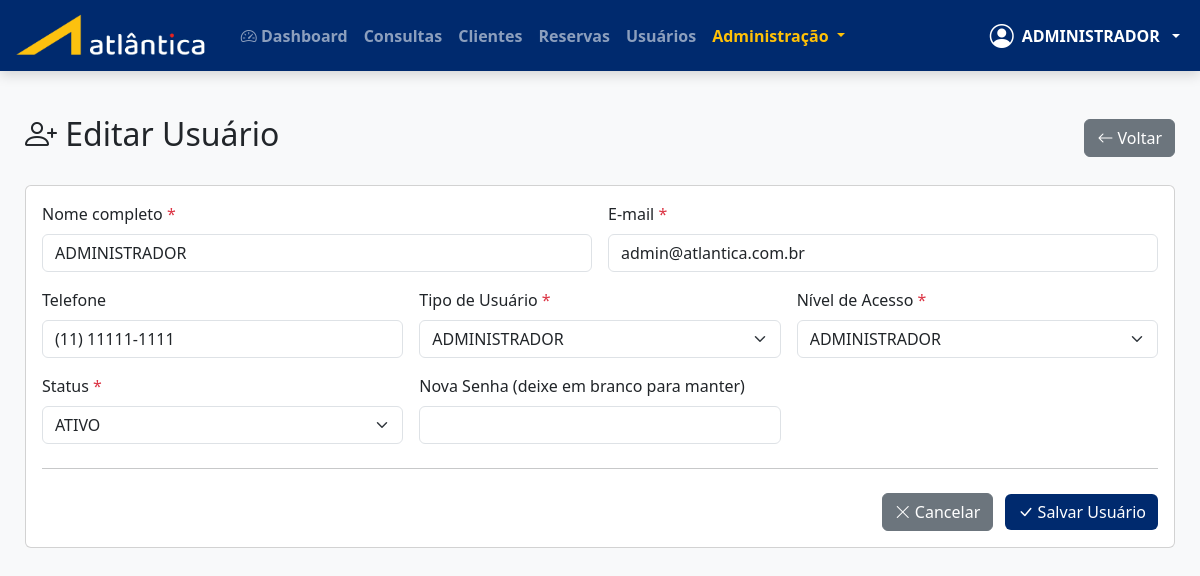
Screenshot of /usuarios/form/1 (signed in) with the database file from the repository.
### app.py (models this page shows, shortened)
class Usuario(db.Model, UserMixin):
    id = db.Column(db.Integer, primary_key=True)
    nome = db.Column(db.String(100), nullable=False)
    email = db.Column(db.String(100), unique=True, nullable=False)
    telefone = db.Column(db.String(20))
    senha_hash = db.Column(db.String(255), nullable=False)
    tipo_usuario_id = db.Column(db.Integer, db.ForeignKey('tipo_usuario.id'))
    gerente_id = db.Column(db.Integer, db.ForeignKey('usuario.id'))
    nivel_acesso = db.Column(db.Integer, default=10)
    status = db.Column(db.String(10), default='ATIVO')
    tipo = db.relationship('TipoUsuario', backref='usuarios')
    gerente = db.relationship('Usuario', remote_side=[id], uselist=False)

class TipoUsuario(db.Model):
    id = db.Column(db.Integer, primary_key=True)
    tipo_usuario = db.Column(db.String(50), unique=True, nullable=False)

### app.py (the view, shortened to what this page needs)
@app.route('/usuarios/form', methods=['GET', 'POST'])
@app.route('/usuarios/form/<int:id>', methods=['GET', 'POST'])
@login_required
@permissao_requerida("Usuários - Criar")
def usuario_form(id=None):
    if id:
        if not tem_permissao(funcao="Usuários - Editar"):
            flash('Você não tem permissão para editar usuários.', 'danger')
            return redirect(url_for('usuarios'))
    usuario = Usuario.query.get_or_404(id) if id else None
    tipos = TipoUsuario.query.all()
    gerentes = Usuario.query.filter(Usuario.tipo.has(tipo_usuario='GERENTE')).all() if TipoUsuario.query.filter_by(tipo_usuario='GERENTE').first() else []
    return render_template('usuarios/form.html',
                         usuario=usuario,
                         tipos=tipos,
                         gerentes=gerentes,
                         niveis=range(0,11))

### app.py (called while the page is built, shortened)
def tem_permissao(nivel_necessario=None, funcao=None):
    if current_user.nivel_acesso == 0:  # Admin sempre pode tudo
        return True

def permissao_requerida(funcao=None):
    @wraps(funcao)
    def decorator(f):
        @wraps(f)
        def wrapper(*args, **kwargs):
            if not tem_permissao(funcao=funcao):
                flash('Você não tem permissão para acessar esta função.', 'danger')
                return redirect(url_for('dashboard'))
            return f(*args, **kwargs)
        return wrapper
    return decorator

@login_manager.user_loader
def load_user(id):
    return Usuario.query.get(int(id))

@app.after_request
def after_request(response):
    response.headers["Cache-Control"] = "no-cache, no-store, must-revalidate, public, max-age=0"
    response.headers["Expires"] = "0"
    response.headers["Pragma"] = "no-cache"
    return response

@app.after_request
def add_no_cache(response):
    if request.path.startswith('/reservas'):
        response.headers['Cache-Control'] = 'no-store, no-cache, must-revalidate, max-age=0'
        response.headers['Pragma'] = 'no-cache'
    return response

@app.context_processor
def utility_processor():
    def hoje():
        return date.today()
    return dict(hoje=hoje)

@app.context_processor
def inject_everything():
    endpoints = {rule.endpoint for rule in app.url_map.iter_rules()}
    def tem_permissao(funcao=None):
        if not current_user.is_authenticated:
            return False
        if current_user.nivel_acesso == 0:  # Admin vê tudo
            return True
    def url_safe(endpoint, **vals):
        return url_for(endpoint, **vals) if endpoint in endpoints else '#'
    def endpoint_existe(nome):
        return nome in endpoints
    return dict(
        tem_permissao=tem_permissao,
                url_safe=url_safe,
                endpoint_existe=endpoint_existe)

### templates/usuarios/form.html (shortened to what this page needs)
{% extends "base.html" %}
{% block content %}
<div class="d-flex justify-content-between align-items-center mb-4">
    <h2><i class="bi bi-person-plus"></i>
        {% if usuario %}Editar Usuário{% else %}Novo Usuário{% endif %}
    </h2>
    <a href="{{ url_for('usuarios') }}" class="btn btn-secondary">
        <i class="bi bi-arrow-left"></i> Voltar
    </a>
</div>
<div class="card card-atlantica">
    <div class="card-body">
        <form method="POST" id="formUsuario">
            <div class="row g-3">
                <div class="col-md-6">
                    <label class="form-label">Nome completo <span class="text-danger">*</span></label>
                    <input type="text" name="nome" class="form-control text-uppercase"
                           value="{{ usuario.nome if usuario else '' }}" required autofocus>
                </div>
                <div class="col-md-6">
                    <label class="form-label">E-mail <span class="text-danger">*</span></label>
                    <input type="email" name="email" class="form-control"
                           value="{{ usuario.email if usuario else '' }}" required>
                </div>
                <div class="col-md-4">
                    <label class="form-label">Telefone</label>
                    <input type="text" name="telefone" class="form-control telefone"
                           value="{{ usuario.telefone if usuario else '' }}" placeholder="(99) 99999-9999">
                </div>
                <div class="col-md-4">
                    <label class="form-label">Tipo de Usuário <span class="text-danger">*</span></label>
                    <select name="tipo_usuario" class="form-select" id="tipoUsuario" required onchange="mostrarGerente()">
                        {% for t in tipos %}
                        <option value="{{ t.id }}"
                            {% if usuario and usuario.tipo_usuario_id == t.id %}selected{% endif %}>
                            {{ t.tipo_usuario }}
                        </option>
                        {% endfor %}
                    </select>
                </div>
                <div class="col-md-4">
                    <label class="form-label">Nível de Acesso <span class="text-danger">*</span></label>
                    <select name="nivel_acesso" class="form-select" required>
                        {% for n in range(0, 11) %}
                        <option value="{{ n }}" {% if usuario and usuario.nivel_acesso == n %}selected{% endif %}>
                            {% if n == 0 %}ADMINISTRADOR{% else %}Nível {{ n }}{% endif %}
                        </option>
                        {% endfor %}
                    </select>
                </div>
                <div class="col-md-4">
                    <label class="form-label">Status <span class="text-danger">*</span></label>
                    <select name="status" class="form-select" required>
                        <option value="ATIVO" {% if usuario and usuario.status == 'ATIVO' %}selected{% endif %}>ATIVO</option>
                    </select>
                </div>
                <div class="col-md-4">
                    <label class="form-label">
                        {% if usuario %}Nova Senha (deixe em branco para manter){% else %}Senha <span class="text-danger">*</span>{% endif %}
                    </label>
                    <input type="password" name="senha" class="form-control" {% if not usuario %}required{% endif %}>
                </div>
            </div>
            <hr class="my-4">
            <div class="text-end">
                <button type="button" onclick="history.back()" class="btn btn-secondary me-2">
                    <i class="bi bi-x-lg"></i> Cancelar
                </button>
                <button type="submit" class="btn btn-primary">
                    <i class="bi bi-check-lg"></i> Salvar Usuário
                </button>
            </div>
        </form>
    </div>
</div>
{% endblock %}

### templates/base.html (shortened to what this page needs)
<!DOCTYPE html>
<html lang="pt-BR">
<head>
    <link href="https://cdn.jsdelivr.net/npm/bootstrap@5.3.3/dist/css/bootstrap.min.css" rel="stylesheet">
    <link href="https://cdn.jsdelivr.net/npm/bootstrap-icons@1.11.3/font/bootstrap-icons.css" rel="stylesheet">
    <link rel="stylesheet" href="{{ url_for('static', filename='css/style.css') }}">
</head>
<body>
<nav class="navbar navbar-expand-lg navbar-dark navbar-atlantica navbar-fixed">
        <div class="container-fluid">
            <a class="navbar-brand fw-bold d-flex align-items-center" href="{{ url_for('dashboard') if current_user.is_authenticated else url_for('login') }}">
                <img src="{{ url_for('static', filename='img/logo-atlantica.png') }}" alt="Atlântica" height="45" class="me-2">
            </a>
            <div class="collapse navbar-collapse" id="navbarNav">
                <ul class="navbar-nav me-auto">
                    {% if current_user.is_authenticated %}
                        <li class="nav-item">
                            <a class="nav-link" href="{{ url_for('dashboard') }}">
                                <i class="bi bi-speedometer2"></i> Dashboard
                            </a>
                        </li>
                            {% if tem_permissao("Consultas - Listar") and endpoint_existe('consultas') %}
                        <li class="nav-item">
                            <a class="nav-link" href="{{ url_for('consultas') }}">Consultas</a>
                        </li>
                        {% endif %}
                         {% if tem_permissao("Clientes - Listar") and endpoint_existe('clientes') %}
                        <li class="nav-item">
                            <a class="nav-link" href="{{ url_for('clientes') }}">Clientes</a>
                        </li>
                        {% endif %}
                        {% if tem_permissao("Reservas - Listar") and endpoint_existe('reservas') %}
                        <li class="nav-item">
                            <a class="nav-link" href="{{ url_for('reservas') }}">Reservas</a>
                        </li>
                        {% endif %}
                        {% if endpoint_existe('usuarios') %}
                        <li><a class="nav-link" href="{{ url_for('usuarios') }}">Usuários</a></li>
                        {% endif %}
                        {% if current_user.nivel_acesso == 0 %}
                        <li class="nav-item dropdown">
                            <a class="nav-link dropdown-toggle text-warning fw-bold" href="#" data-bs-toggle="dropdown">
                                Administração
                            </a>
                        </li>
                        {% endif %}
                    {% endif %}
                </ul>
                <ul class="navbar-nav ms-auto align-items-center">
                    {% if current_user.is_authenticated %}
                    <li class="nav-item dropdown">
                        <a class="nav-link dropdown-toggle text-white fw-bold d-flex align-items-center gap-2" href="#" data-bs-toggle="dropdown">
                            <i class="bi bi-person-circle fs-4"></i>
                            <div class="text-start">
                                <div>{{ current_user.nome.split()[0] }}</div>
                            </div>
                        </a>
                    </li>
                    {% else %}
                    <li class="nav-item">
                        <a class="nav-link" href="{{ url_for('login') }}">Entrar</a>
                    </li>
                    {% endif %}
                </ul>
            </div>
        </div>
    </nav>
    <div class="main-content">
        {% block content %}{% endblock %}
    </div>
</body>
</html>

### static/css/style.css (style rules this page uses)
:root { --azul-atlantica: #003087; --azul-claro: #005eb8; --cinza-claro: #f5f5f5; }
body { font-family: 'Roboto', sans-serif; background: var(--cinza-claro); }
.navbar { background: var(--azul-atlantica); }
.btn-primary { background: var(--azul-atlantica); border: none; }
.text-uppercase { text-transform: uppercase; }

### templates/base.html (style rules this page uses)
:root { --azul-atlantica: #003087; }
body { background: #f8f9fa; font-family: 'Segoe UI', sans-serif; }
.navbar-fixed { position: fixed; top: 0; left: 0; right: 0; z-index: 1030; box-shadow: 0 4px 12px rgba(0,0,0,0.15); }
.main-content { margin-top: 90px; padding: 25px; }
.nav-link { font-weight: 600; transition: all 0.2s; }
:root { --azul-atlantica: #002A6E; }
.navbar-atlantica { background: var(--azul-atlantica) !important; }

### rows the page displays
Usuario: nome "ADMINISTRADOR", email "admin@atlantica.com.br", telefone "(11) 11111-1111", tipo_usuario "ADMINISTRADOR", nivel_acesso "ADMINISTRADOR", status "ATIVO"
